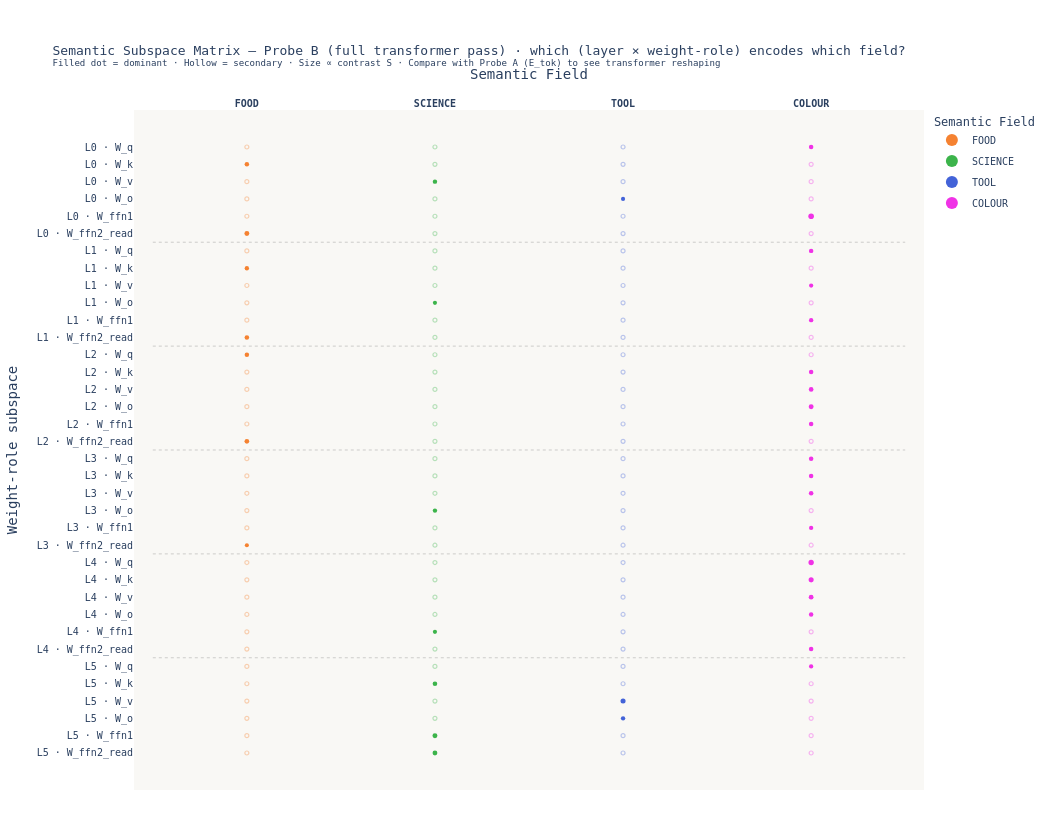

The cell this chart's notebook holds for it:
### Markdown cell above
### 3.1 — Probe B: Semantic Subspace Matrix Diagram

### Code cell
# ── §3.1 Probe B  Semantic Subspace Matrix Diagram — full transformer pass ──
# Mirrors §3.1 Probe A exactly, but uses X_pass (model.encode) instead of X_etok.
# The comparison between the two SSMs reveals transformer reshaping per subspace.
# ─────────────────────────────────────────────────────────────────────────────

print(FIELD_COLOURS)  # sanity-check colours are in scope

ALL_ROLES   = ["W_q", "W_k", "W_v", "W_o", "W_ffn1", "W_ffn2_read"]
field_names = list(SEMANTIC_FIELDS.keys())
n_fields    = len(field_names)

ROLE_FAMILY = {
    "W_q": "attn", "W_k": "attn", "W_v": "attn", "W_o": "attn",
    "W_ffn1": "ffn_primal", "W_ffn2_read": "ffn_dual",
}

# ── 1. Build full activation matrix for Probe B (X_pass) ────────────────────
col_names_full = [f"L{i}_{r}" for i in range(n_layers) for r in ALL_ROLES]
act_full_pass = np.zeros((N, n_layers * len(ALL_ROLES)))

for n_idx, word_vec in enumerate(X_pass):          # <── X_pass, not X_etok
    col = 0
    for i in range(n_layers):
        for role in ALL_ROLES:
            W = weights[(i, "W_ffn2")] if role == "W_ffn2_read" else weights[(i, role)]
            act_full_pass[n_idx, col] = activation_energy(W, word_vec, role=role)
            col += 1

df_full_pass = pd.DataFrame(act_full_pass, columns=col_names_full)
df_full_pass["word"]  = words
df_full_pass["field"] = labels

# ── 2. Compute per-(subspace, field) contrast score S ────────────────────────
subspace_keys  = [(i, r) for i in range(n_layers) for r in ALL_ROLES]
n_subspaces    = len(subspace_keys)
subspace_labels = [f"L{i} · {r}" for (i, r) in subspace_keys]

S_matrix_pass = np.zeros((n_subspaces, n_fields))

for s_idx, (i, role) in enumerate(subspace_keys):
    col = f"L{i}_{role}"
    for f_idx, field in enumerate(field_names):
        mask_f  = labels == field
        mask_nf = ~mask_f
        mu_f    = df_full_pass.loc[mask_f,  col].mean()
        mu_nf   = df_full_pass.loc[mask_nf, col].mean()
        S_matrix_pass[s_idx, f_idx] = (mu_f - mu_nf) / (mu_f + mu_nf + 1e-9)

dominant_field_idx_pass = np.argmax(S_matrix_pass, axis=1)

# ── 3. Per-subspace top-3 contributing words (Probe B) ───────────────────────
def top3_words_for_subspace_pass(i, role, field):
    col  = f"L{i}_{role}"
    mask = labels == field
    sub  = df_full_pass.loc[mask, ["word", col]].nlargest(3, col)
    return ", ".join(sub["word"].tolist())

# ── 4. Build Plotly scatter (Probe B SSM) ────────────────────────────────────
field_colour_map = {f: FIELD_COLOURS[f] for f in field_names}
DOT_MAX = 36
DOT_MIN = 4

fig_ssm_pass = go.Figure()

for f_idx, field in enumerate(field_names):
    xs, ys, sizes, hover_texts = [], [], [], []

    for s_idx, (i, role) in enumerate(subspace_keys):
        score       = S_matrix_pass[s_idx, f_idx]
        is_dominant = (dominant_field_idx_pass[s_idx] == f_idx)
        xs.append(f_idx)
        ys.append(s_idx)
        raw_size = DOT_MIN + (DOT_MAX - DOT_MIN) * abs(score)
        sizes.append(float(np.clip(raw_size, DOT_MIN, DOT_MAX)))
        top3 = top3_words_for_subspace_pass(i, role, field) if score > 0 else "—"
        hover_texts.append(
            f"<b>{field}</b> in {subspace_labels[s_idx]}<br>"
            f"Contrast S = {score:.3f}<br>"
            f"Dominant: {'✓' if is_dominant else '✗'}<br>"
            f"Role family: {ROLE_FAMILY[role]}<br>"   # ← FIX: was missing
            f"Top words: {top3}"
        )

    dom_mask  = [dominant_field_idx_pass[s_idx] == f_idx for s_idx in range(n_subspaces)]
    ndom_mask = [not m for m in dom_mask]

    fig_ssm_pass.add_trace(go.Scatter(
        x=[f_idx for s_idx, m in enumerate(dom_mask) if m],
        y=[s_idx for s_idx, m in enumerate(dom_mask) if m],
        mode="markers",
        marker=dict(
            color=field_colour_map[field],
            size=[sizes[s_idx] for s_idx, m in enumerate(dom_mask) if m],
            symbol="circle", line=dict(width=0), opacity=1.0,
        ),
        text=[hover_texts[s_idx] for s_idx, m in enumerate(dom_mask) if m],
        hovertemplate="%{text}<extra></extra>",
        name=field, legendgroup=field, showlegend=True,
    ))

    if any(ndom_mask):
        fig_ssm_pass.add_trace(go.Scatter(
            x=[f_idx for s_idx, m in enumerate(ndom_mask) if m],
            y=[s_idx for s_idx, m in enumerate(ndom_mask) if m],
            mode="markers",
            marker=dict(
                color="rgba(0,0,0,0)",
                size=[max(DOT_MIN, sizes[s_idx] * 0.55)
                      for s_idx, m in enumerate(ndom_mask) if m],
                symbol="circle",
                line=dict(width=1.2, color=field_colour_map[field]),
                opacity=0.35,
            ),
            text=[hover_texts[s_idx] for s_idx, m in enumerate(ndom_mask) if m],
            hovertemplate="%{text}<extra></extra>",
            name=field, legendgroup=field, showlegend=False,
        ))

# ── 5. Separator lines and layer annotations ─────────────────────────────────
for i in range(1, n_layers):
    sep_y = i * len(ALL_ROLES) - 0.5
    fig_ssm_pass.add_shape(
        type="line",
        x0=-0.5, x1=n_fields - 0.5,
        y0=sep_y, y1=sep_y,
        line=dict(color="rgba(120,120,120,0.35)", width=1, dash="dot"),
    )

for i in range(n_layers):
    mid_y = i * len(ALL_ROLES) + (len(ALL_ROLES) - 1) / 2
    fig_ssm_pass.add_annotation(
        x=n_fields - 0.1, y=mid_y,
        text=f"<b>Layer {i}</b>",
        showarrow=False, xanchor="left",
        font=dict(size=10, color="#666", family="monospace"),
        xref="x", yref="y",
    )

# ── 6. Layout ─────────────────────────────────────────────────────────────────
fig_ssm_pass.update_layout(
    title=dict(
        text=(
            "Semantic Subspace Matrix — Probe B (full transformer pass) · "
            "which (layer × weight-role) encodes which field?<br>"
            "<sup>Filled dot = dominant · Hollow = secondary · "
            "Size ∝ contrast S · Compare with Probe A (E_tok) to see transformer reshaping</sup>"
        ),
        font=dict(size=13, family="monospace"),
    ),
    xaxis=dict(
        tickmode="array",
        tickvals=list(range(n_fields)),
        ticktext=[f"<b>{f}</b>" for f in field_names],
        tickfont=dict(size=10, family="monospace"),
        title="Semantic Field",
        showgrid=False, zeroline=False, side="top",
        range=[-0.6, n_fields - 0.4],
    ),
    yaxis=dict(
        tickmode="array",
        tickvals=list(range(n_subspaces)),
        ticktext=[f"<span style='font-family:monospace;font-size:10px'>{lbl}</span>"
                  for lbl in subspace_labels],
        tickfont=dict(size=10, family="monospace"),
        title="Weight-role subspace",
        autorange="reversed",
        showgrid=False, zeroline=False,
    ),
    plot_bgcolor="#f9f8f5", paper_bgcolor="#ffffff",
    height=820, width=1050,
    margin=dict(l=90, r=120, t=110, b=30),
    legend=dict(
        title="Semantic Field", orientation="v",
        x=1.01, y=1.0,
        font=dict(size=10, family="monospace"),
        itemsizing="constant", tracegroupgap=2,
    ),
    font=dict(family="monospace"),
    hoverlabel=dict(font_family="monospace"),
)

fig_ssm_pass.write_image(OUTPUT_DIR / "fig_03b_semantic_subspace_matrix_pass.png", scale=2)
fig_ssm_pass.show()
print("Saved fig_03b_semantic_subspace_matrix_pass.png")

# ── 7. Summary table ──────────────────────────────────────────────────────────
df_ssm_pass = pd.DataFrame({
    "Subspace":       subspace_labels,
    "Dominant Field": [field_names[i] for i in dominant_field_idx_pass],
    "Contrast S":     [round(S_matrix_pass[s, dominant_field_idx_pass[s]], 4)
                       for s in range(n_subspaces)],
    "Top Words":      [top3_words_for_subspace_pass(*subspace_keys[s],
                           field_names[dominant_field_idx_pass[s]])
                       for s in range(n_subspaces)],
})
df_ssm_pass.to_csv(OUTPUT_DIR / "semantic_subspace_ownership_pass.csv", index=False)
print("\n=== Dominant field per subspace (Probe B — full pass) ===")
print(df_ssm_pass.to_string(index=False))

### Figure 1 — Plotly figure (JSON) as saved in the notebook; plotly's stock layout.template omitted (floating-point values rounded to 4 significant figures)
{"data": [{"hovertemplate": "%{text}<extra></extra>", "legendgroup": "FOOD", "marker": {"color": "#f58231", "line": {"width": 0}, "opacity": 1, "size": [4.504, 4.918, 4.362, 4.573, 4.483, 4.742, 4.104], "symbol": "circle"}, "mode": "markers", "name": "FOOD", "showlegend": true, "text": ["<b>FOOD</b> in L0 · W_k<br>Contrast S = 0.016<br>Dominant: ✓<br>Role family: attn<br>Top words: salad, cake, cream", "<b>FOOD</b> in L0 · W_ffn2_read<br>Contrast S = 0.029<br>Dominant: ✓<br>Role family: ffn_dual<br>Top words: cake, pasta, cream", "<b>FOOD</b> in L1 · W_k<br>Contrast S = 0.011<br>Dominant: ✓<br>Role family: attn<br>Top words: cheese, salad, cake", "<b>FOOD</b> in L1 · W_ffn2_read<br>Contrast S = 0.018<br>Dominant: ✓<br>Role family: ffn_dual<br>Top words: pasta, cheese, cake", "<b>FOOD</b> in L2 · W_q<br>Contrast S = 0.015<br>Dominant: ✓<br>Role family: attn<br>Top words: chocolate, milk, butter", "<b>FOOD</b> in L2 · W_ffn2_read<br>Contrast S = 0.023<br>Dominant: ✓<br>Role family: ffn_dual<br>Top words: cake, pasta, cream", "<b>FOOD</b> in L3 · W_ffn2_read<br>Contrast S = 0.003<br>Dominant: ✓<br>Role family: ffn_dual<br>Top words: pasta, bread, milk"], "type": "scatter", "x": [0, 0, 0, 0, 0, 0, 0], "y": [1, 5, 7, 11, 12, 17, 23]}, {"hovertemplate": "%{text}<extra></extra>", "legendgroup": "FOOD", "marker": {"color": "rgba(0,0,0,0)", "line": {"color": "#f58231", "width": 1.2}, "opacity": 0.35, "size": [4, 4, 4, 4, 4, 4, 4, 4, 4, 4, 4, 4, 4, 4, 4, 4, 4, 4, 4, 4, 4, 4, 4, 4, 4, 4, 4, 4, 4], "symbol": "circle"}, "mode": "markers", "name": "FOOD", "showlegend": false, "text": ["<b>FOOD</b> in L0 · W_q<br>Contrast S = 0.001<br>Dominant: ✗<br>Role family: attn<br>Top words: cake, cheese, beer", "<b>FOOD</b> in L0 · W_v<br>Contrast S = -0.001<br>Dominant: ✗<br>Role family: attn<br>Top words: —", "<b>FOOD</b> in L0 · W_o<br>Contrast S = -0.005<br>Dominant: ✗<br>Role family: attn<br>Top words: —", "<b>FOOD</b> in L0 · W_ffn1<br>Contrast S = 0.004<br>Dominant: ✗<br>Role family: ffn_primal<br>Top words: beer, wine, cream", "<b>FOOD</b> in L1 · W_q<br>Contrast S = 0.008<br>Dominant: ✗<br>Role family: attn<br>Top words: cake, milk, honey", "<b>FOOD</b> in L1 · W_v<br>Contrast S = 0.003<br>Dominant: ✗<br>Role family: attn<br>Top words: bread, curry, pasta", "<b>FOOD</b> in L1 · W_o<br>Contrast S = 0.003<br>Dominant: ✗<br>Role family: attn<br>Top words: salad, coffee, cream", "<b>FOOD</b> in L1 · W_ffn1<br>Contrast S = 0.001<br>Dominant: ✗<br>Role family: ffn_primal<br>Top words: milk, butter, bread", "<b>FOOD</b> in L2 · W_k<br>Contrast S = 0.008<br>Dominant: ✗<br>Role family: attn<br>Top words: cheese, salad, cake", "<b>FOOD</b> in L2 · W_v<br>Contrast S = -0.004<br>Dominant: ✗<br>Role family: attn<br>Top words: —", "<b>FOOD</b> in L2 · W_o<br>Contrast S = -0.001<br>Dominant: ✗<br>Role family: attn<br>Top words: —", "<b>FOOD</b> in L2 · W_ffn1<br>Contrast S = -0.007<br>Dominant: ✗<br>Role family: ffn_primal<br>Top words: —", "<b>FOOD</b> in L3 · W_q<br>Contrast S = -0.005<br>Dominant: ✗<br>Role family: attn<br>Top words: —", "<b>FOOD</b> in L3 · W_k<br>Contrast S = 0.013<br>Dominant: ✗<br>Role family: attn<br>Top words: cake, pasta, honey", "<b>FOOD</b> in L3 · W_v<br>Contrast S = -0.001<br>Dominant: ✗<br>Role family: attn<br>Top words: —", "<b>FOOD</b> in L3 · W_o<br>Contrast S = -0.018<br>Dominant: ✗<br>Role family: attn<br>Top words: —", "<b>FOOD</b> in L3 · W_ffn1<br>Contrast S = -0.005<br>Dominant: ✗<br>Role family: ffn_primal<br>Top words: —", "<b>FOOD</b> in L4 · W_q<br>Contrast S = -0.006<br>Dominant: ✗<br>Role family: attn<br>Top words: —", "<b>FOOD</b> in L4 · W_k<br>Contrast S = -0.001<br>Dominant: ✗<br>Role family: attn<br>Top words: —", "<b>FOOD</b> in L4 · W_v<br>Contrast S = 0.006<br>Dominant: ✗<br>Role family: attn<br>Top words: milk, chocolate, curry", "<b>FOOD</b> in L4 · W_o<br>Contrast S = -0.007<br>Dominant: ✗<br>Role family: attn<br>Top words: —", "<b>FOOD</b> in L4 · W_ffn1<br>Contrast S = 0.001<br>Dominant: ✗<br>Role family: ffn_primal<br>Top words: bread, rice, pasta", "<b>FOOD</b> in L4 · W_ffn2_read<br>Contrast S = -0.008<br>Dominant: ✗<br>Role family: ffn_dual<br>Top words: —", "<b>FOOD</b> in L5 · W_q<br>Contrast S = -0.010<br>Dominant: ✗<br>Role family: attn<br>Top words: —", "<b>FOOD</b> in L5 · W_k<br>Contrast S = -0.009<br>Dominant: ✗<br>Role family: attn<br>Top words: —", "<b>FOOD</b> in L5 · W_v<br>Contrast S = -0.011<br>Dominant: ✗<br>Role family: attn<br>Top words: —", "<b>FOOD</b> in L5 · W_o<br>Contrast S = -0.009<br>Dominant: ✗<br>Role family: attn<br>Top words: —", "<b>FOOD</b> in L5 · W_ffn1<br>Contrast S = -0.019<br>Dominant: ✗<br>Role family: ffn_primal<br>Top words: —", "<b>FOOD</b> in L5 · W_ffn2_read<br>Contrast S = -0.013<br>Dominant: ✗<br>Role family: ffn_dual<br>Top words: —"], "type": "scatter", "x": [0, 0, 0, 0, 0, 0, 0, 0, 0, 0, 0, 0, 0, 0, 0, 0, 0, 0, 0, 0, 0, 0, 0, 0, 0, 0, 0, 0, 0], "y": [0, 2, 3, 4, 6, 8, 9, 10, 13, 14, 15, 16, 18, 19, 20, 21, 22, 24, 25, 26, 27, 28, 29, 30, 31, 32, 33, 34, 35]}, {"hovertemplate": "%{text}<extra></extra>", "legendgroup": "SCIENCE", "marker": {"color": "#3cb44b", "line": {"width": 0}, "opacity": 1, "size": [4.417, 4.146, 4.361, 4.198, 4.628, 4.916, 4.823], "symbol": "circle"}, "mode": "markers", "name": "SCIENCE", "showlegend": true, "text": ["<b>SCIENCE</b> in L0 · W_v<br>Contrast S = 0.013<br>Dominant: ✓<br>Role family: attn<br>Top words: neutron, atom, atom", "<b>SCIENCE</b> in L1 · W_o<br>Contrast S = 0.005<br>Dominant: ✓<br>Role family: attn<br>Top words: entropy, mass, photon", "<b>SCIENCE</b> in L3 · W_o<br>Contrast S = 0.011<br>Dominant: ✓<br>Role family: attn<br>Top words: plasma, proton, electron", "<b>SCIENCE</b> in L4 · W_ffn1<br>Contrast S = 0.006<br>Dominant: ✓<br>Role family: ffn_primal<br>Top words: atom, atom, neutron", "<b>SCIENCE</b> in L5 · W_k<br>Contrast S = 0.020<br>Dominant: ✓<br>Role family: attn<br>Top words: virus, laser, gene", "<b>SCIENCE</b> in L5 · W_ffn1<br>Contrast S = 0.029<br>Dominant: ✓<br>Role family: ffn_primal<br>Top words: energy, atom, atom", "<b>SCIENCE</b> in L5 · W_ffn2_read<br>Contrast S = 0.026<br>Dominant: ✓<br>Role family: ffn_dual<br>Top words: energy, entropy, atom"], "type": "scatter", "x": [1, 1, 1, 1, 1, 1, 1], "y": [2, 9, 21, 28, 31, 34, 35]}, {"hovertemplate": "%{text}<extra></extra>", "legendgroup": "SCIENCE", "marker": {"color": "rgba(0,0,0,0)", "line": {"color": "#3cb44b", "width": 1.2}, "opacity": 0.35, "size": [4, 4, 4, 4, 4, 4, 4, 4, 4, 4, 4, 4, 4, 4, 4, 4, 4, 4, 4, 4, 4, 4, 4, 4, 4, 4, 4, 4, 4], "symbol": "circle"}, "mode": "markers", "name": "SCIENCE", "showlegend": false, "text": ["<b>SCIENCE</b> in L0 · W_q<br>Contrast S = -0.007<br>Dominant: ✗<br>Role family: attn<br>Top words: —", "<b>SCIENCE</b> in L0 · W_k<br>Contrast S = 0.012<br>Dominant: ✗<br>Role family: attn<br>Top words: atom, atom, energy", "<b>SCIENCE</b> in L0 · W_o<br>Contrast S = 0.003<br>Dominant: ✗<br>Role family: attn<br>Top words: force, energy, photon", "<b>SCIENCE</b> in L0 · W_ffn1<br>Contrast S = -0.020<br>Dominant: ✗<br>Role family: ffn_primal<br>Top words: —", "<b>SCIENCE</b> in L0 · W_ffn2_read<br>Contrast S = -0.025<br>Dominant: ✗<br>Role family: ffn_dual<br>Top words: —", "<b>SCIENCE</b> in L1 · W_q<br>Contrast S = -0.017<br>Dominant: ✗<br>Role family: attn<br>Top words: —", "<b>SCIENCE</b> in L1 · W_k<br>Contrast S = 0.002<br>Dominant: ✗<br>Role family: attn<br>Top words: mass, gene, proton", "<b>SCIENCE</b> in L1 · W_v<br>Contrast S = 0.005<br>Dominant: ✗<br>Role family: attn<br>Top words: energy, gravity, electron", "<b>SCIENCE</b> in L1 · W_ffn1<br>Contrast S = 0.003<br>Dominant: ✗<br>Role family: ffn_primal<br>Top words: magnet, circuit, proton", "<b>SCIENCE</b> in L1 · W_ffn2_read<br>Contrast S = -0.007<br>Dominant: ✗<br>Role family: ffn_dual<br>Top words: —", "<b>SCIENCE</b> in L2 · W_q<br>Contrast S = -0.003<br>Dominant: ✗<br>Role family: attn<br>Top words: —", "<b>SCIENCE</b> in L2 · W_k<br>Contrast S = -0.005<br>Dominant: ✗<br>Role family: attn<br>Top words: —", "<b>SCIENCE</b> in L2 · W_v<br>Contrast S = 0.014<br>Dominant: ✗<br>Role family: attn<br>Top words: gravity, energy, cell", "<b>SCIENCE</b> in L2 · W_o<br>Contrast S = -0.020<br>Dominant: ✗<br>Role family: attn<br>Top words: —", "<b>SCIENCE</b> in L2 · W_ffn1<br>Contrast S = 0.005<br>Dominant: ✗<br>Role family: ffn_primal<br>Top words: gravity, force, energy", "<b>SCIENCE</b> in L2 · W_ffn2_read<br>Contrast S = -0.018<br>Dominant: ✗<br>Role family: ffn_dual<br>Top words: —", "<b>SCIENCE</b> in L3 · W_q<br>Contrast S = -0.000<br>Dominant: ✗<br>Role family: attn<br>Top words: —", "<b>SCIENCE</b> in L3 · W_k<br>Contrast S = -0.001<br>Dominant: ✗<br>Role family: attn<br>Top words: —", "<b>SCIENCE</b> in L3 · W_v<br>Contrast S = 0.002<br>Dominant: ✗<br>Role family: attn<br>Top words: energy, gravity, force", "<b>SCIENCE</b> in L3 · W_ffn1<br>Contrast S = 0.005<br>Dominant: ✗<br>Role family: ffn_primal<br>Top words: mass, energy, gravity", "<b>SCIENCE</b> in L3 · W_ffn2_read<br>Contrast S = -0.002<br>Dominant: ✗<br>Role family: ffn_dual<br>Top words: —", "<b>SCIENCE</b> in L4 · W_q<br>Contrast S = -0.021<br>Dominant: ✗<br>Role family: attn<br>Top words: —", "<b>SCIENCE</b> in L4 · W_k<br>Contrast S = -0.011<br>Dominant: ✗<br>Role family: attn<br>Top words: —", "<b>SCIENCE</b> in L4 · W_v<br>Contrast S = 0.001<br>Dominant: ✗<br>Role family: attn<br>Top words: virus, gravity, photon", "<b>SCIENCE</b> in L4 · W_o<br>Contrast S = -0.010<br>Dominant: ✗<br>Role family: attn<br>Top words: —", "<b>SCIENCE</b> in L4 · W_ffn2_read<br>Contrast S = 0.003<br>Dominant: ✗<br>Role family: ffn_dual<br>Top words: circuit, virus, gravity", "<b>SCIENCE</b> in L5 · W_q<br>Contrast S = 0.008<br>Dominant: ✗<br>Role family: attn<br>Top words: cell, magnet, atom", "<b>SCIENCE</b> in L5 · W_v<br>Contrast S = 0.008<br>Dominant: ✗<br>Role family: attn<br>Top words: laser, neutron, gravity", "<b>SCIENCE</b> in L5 · W_o<br>Contrast S = 0.005<br>Dominant: ✗<br>Role family: attn<br>Top words: enzyme, circuit, gene"], "type": "scatter", "x": [1, 1, 1, 1, 1, 1, 1, 1, 1, 1, 1, 1, 1, 1, 1, 1, 1, 1, 1, 1, 1, 1, 1, 1, 1, 1, 1, 1, 1], "y": [0, 1, 3, 4, 5, 6, 7, 8, 10, 11, 12, 13, 14, 15, 16, 17, 18, 19, 20, 22, 23, 24, 25, 26, 27, 29, 30, 32, 33]}, {"hovertemplate": "%{text}<extra></extra>", "legendgroup": "TOOL", "marker": {"color": "#4363d8", "line": {"width": 0}, "opacity": 1, "size": [4.167, 5.067, 4.349], "symbol": "circle"}, "mode": "markers", "name": "TOOL", "showlegend": true, "text": ["<b>TOOL</b> in L0 · W_o<br>Contrast S = 0.005<br>Dominant: ✓<br>Role family: attn<br>Top words: hook, hook, forge", "<b>TOOL</b> in L5 · W_v<br>Contrast S = 0.033<br>Dominant: ✓<br>Role family: attn<br>Top words: lever, forge, wheel", "<b>TOOL</b> in L5 · W_o<br>Contrast S = 0.011<br>Dominant: ✓<br>Role family: attn<br>Top words: lever, spring, hook"], "type": "scatter", "x": [2, 2, 2], "y": [3, 32, 33]}, {"hovertemplate": "%{text}<extra></extra>", "legendgroup": "TOOL", "marker": {"color": "rgba(0,0,0,0)", "line": {"color": "#4363d8", "width": 1.2}, "opacity": 0.35, "size": [4, 4, 4, 4, 4, 4, 4, 4, 4, 4, 4, 4, 4, 4, 4, 4, 4, 4, 4, 4, 4, 4, 4, 4, 4, 4, 4, 4, 4, 4, 4, 4, 4], "symbol": "circle"}, "mode": "markers", "name": "TOOL", "showlegend": false, "text": ["<b>TOOL</b> in L0 · W_q<br>Contrast S = -0.009<br>Dominant: ✗<br>Role family: attn<br>Top words: —", "<b>TOOL</b> in L0 · W_k<br>Contrast S = 0.005<br>Dominant: ✗<br>Role family: attn<br>Top words: axle, axle, screw", "<b>TOOL</b> in L0 · W_v<br>Contrast S = -0.023<br>Dominant: ✗<br>Role family: attn<br>Top words: —", "<b>TOOL</b> in L0 · W_ffn1<br>Contrast S = -0.036<br>Dominant: ✗<br>Role family: ffn_primal<br>Top words: —", "<b>TOOL</b> in L0 · W_ffn2_read<br>Contrast S = 0.026<br>Dominant: ✗<br>Role family: ffn_dual<br>Top words: hook, hook, hammer", "<b>TOOL</b> in L1 · W_q<br>Contrast S = -0.006<br>Dominant: ✗<br>Role family: attn<br>Top words: —", "<b>TOOL</b> in L1 · W_k<br>Contrast S = -0.013<br>Dominant: ✗<br>Role family: attn<br>Top words: —", "<b>TOOL</b> in L1 · W_v<br>Contrast S = -0.016<br>Dominant: ✗<br>Role family: attn<br>Top words: —", "<b>TOOL</b> in L1 · W_o<br>Contrast S = 0.003<br>Dominant: ✗<br>Role family: attn<br>Top words: bolt, saw, blade", "<b>TOOL</b> in L1 · W_ffn1<br>Contrast S = -0.016<br>Dominant: ✗<br>Role family: ffn_primal<br>Top words: —", "<b>TOOL</b> in L1 · W_ffn2_read<br>Contrast S = 0.003<br>Dominant: ✗<br>Role family: ffn_dual<br>Top words: hammer, knife, hook", "<b>TOOL</b> in L2 · W_q<br>Contrast S = -0.020<br>Dominant: ✗<br>Role family: attn<br>Top words: —", "<b>TOOL</b> in L2 · W_k<br>Contrast S = -0.018<br>Dominant: ✗<br>Role family: attn<br>Top words: —", "<b>TOOL</b> in L2 · W_v<br>Contrast S = -0.030<br>Dominant: ✗<br>Role family: attn<br>Top words: —", "<b>TOOL</b> in L2 · W_o<br>Contrast S = -0.009<br>Dominant: ✗<br>Role family: attn<br>Top words: —", "<b>TOOL</b> in L2 · W_ffn1<br>Contrast S = -0.014<br>Dominant: ✗<br>Role family: ffn_primal<br>Top words: —", "<b>TOOL</b> in L2 · W_ffn2_read<br>Contrast S = 0.012<br>Dominant: ✗<br>Role family: ffn_dual<br>Top words: hook, hook, hammer", "<b>TOOL</b> in L3 · W_q<br>Contrast S = -0.012<br>Dominant: ✗<br>Role family: attn<br>Top words: —", "<b>TOOL</b> in L3 · W_k<br>Contrast S = -0.029<br>Dominant: ✗<br>Role family: attn<br>Top words: —", "<b>TOOL</b> in L3 · W_v<br>Contrast S = -0.018<br>Dominant: ✗<br>Role family: attn<br>Top words: —", "<b>TOOL</b> in L3 · W_o<br>Contrast S = 0.010<br>Dominant: ✗<br>Role family: attn<br>Top words: saw, lever, drill", "<b>TOOL</b> in L3 · W_ffn1<br>Contrast S = -0.010<br>Dominant: ✗<br>Role family: ffn_primal<br>Top words: —", "<b>TOOL</b> in L3 · W_ffn2_read<br>Contrast S = -0.003<br>Dominant: ✗<br>Role family: ffn_dual<br>Top words: —", "<b>TOOL</b> in L4 · W_q<br>Contrast S = -0.016<br>Dominant: ✗<br>Role family: attn<br>Top words: —", "<b>TOOL</b> in L4 · W_k<br>Contrast S = -0.022<br>Dominant: ✗<br>Role family: attn<br>Top words: —", "<b>TOOL</b> in L4 · W_v<br>Contrast S = -0.032<br>Dominant: ✗<br>Role family: attn<br>Top words: —", "<b>TOOL</b> in L4 · W_o<br>Contrast S = 0.005<br>Dominant: ✗<br>Role family: attn<br>Top words: nail, hammer, bolt", "<b>TOOL</b> in L4 · W_ffn1<br>Contrast S = -0.005<br>Dominant: ✗<br>Role family: ffn_primal<br>Top words: —", "<b>TOOL</b> in L4 · W_ffn2_read<br>Contrast S = -0.011<br>Dominant: ✗<br>Role family: ffn_dual<br>Top words: —", "<b>TOOL</b> in L5 · W_q<br>Contrast S = -0.008<br>Dominant: ✗<br>Role family: attn<br>Top words: —", "<b>TOOL</b> in L5 · W_k<br>Contrast S = -0.019<br>Dominant: ✗<br>Role family: attn<br>Top words: —", "<b>TOOL</b> in L5 · W_ffn1<br>Contrast S = 0.005<br>Dominant: ✗<br>Role family: ffn_primal<br>Top words: axle, axle, drill", "<b>TOOL</b> in L5 · W_ffn2_read<br>Contrast S = -0.008<br>Dominant: ✗<br>Role family: ffn_dual<br>Top words: —"], "type": "scatter", "x": [2, 2, 2, 2, 2, 2, 2, 2, 2, 2, 2, 2, 2, 2, 2, 2, 2, 2, 2, 2, 2, 2, 2, 2, 2, 2, 2, 2, 2, 2, 2, 2, 2], "y": [0, 1, 2, 4, 5, 6, 7, 8, 9, 10, 11, 12, 13, 14, 15, 16, 17, 18, 19, 20, 21, 22, 23, 24, 25, 26, 27, 28, 29, 30, 31, 34, 35]}, {"hovertemplate": "%{text}<extra></extra>", "legendgroup": "COLOUR", "marker": {"color": "#f032e6", "line": {"width": 0}, "opacity": 1, "size": [4.471, 5.593, 4.467, 4.259, 4.364, 4.488, 4.651, 4.901, 4.504, 4.524, 4.51, 4.554, 4.328, 5.315, 5.057, 4.778, 4.414, 4.515, 4.308], "symbol": "circle"}, "mode": "markers", "name": "COLOUR", "showlegend": true, "text": ["<b>COLOUR</b> in L0 · W_q<br>Contrast S = 0.015<br>Dominant: ✓<br>Role family: attn<br>Top words: gold, brown, grey", "<b>COLOUR</b> in L0 · W_ffn1<br>Contrast S = 0.050<br>Dominant: ✓<br>Role family: ffn_primal<br>Top words: blue, black, brown", "<b>COLOUR</b> in L1 · W_q<br>Contrast S = 0.015<br>Dominant: ✓<br>Role family: attn<br>Top words: gold, white, blue", "<b>COLOUR</b> in L1 · W_v<br>Contrast S = 0.008<br>Dominant: ✓<br>Role family: attn<br>Top words: purple, indigo, black", "<b>COLOUR</b> in L1 · W_ffn1<br>Contrast S = 0.011<br>Dominant: ✓<br>Role family: ffn_primal<br>Top words: silver, gold, white", "<b>COLOUR</b> in L2 · W_k<br>Contrast S = 0.015<br>Dominant: ✓<br>Role family: attn<br>Top words: blue, gold, purple", "<b>COLOUR</b> in L2 · W_v<br>Contrast S = 0.020<br>Dominant: ✓<br>Role family: attn<br>Top words: black, purple, white", "<b>COLOUR</b> in L2 · W_o<br>Contrast S = 0.028<br>Dominant: ✓<br>Role family: attn<br>Top words: beige, grey, grey", "<b>COLOUR</b> in L2 · W_ffn1<br>Contrast S = 0.016<br>Dominant: ✓<br>Role family: ffn_primal<br>Top words: silver, white, indigo", "<b>COLOUR</b> in L3 · W_q<br>Contrast S = 0.016<br>Dominant: ✓<br>Role family: attn<br>Top words: white, grey, grey", "<b>COLOUR</b> in L3 · W_k<br>Contrast S = 0.016<br>Dominant: ✓<br>Role family: attn<br>Top words: blue, pink, gold", "<b>COLOUR</b> in L3 · W_v<br>Contrast S = 0.017<br>Dominant: ✓<br>Role family: attn<br>Top words: indigo, gold, black", "<b>COLOUR</b> in L3 · W_ffn1<br>Contrast S = 0.010<br>Dominant: ✓<br>Role family: ffn_primal<br>Top words: silver, azure, gold", "<b>COLOUR</b> in L4 · W_q<br>Contrast S = 0.041<br>Dominant: ✓<br>Role family: attn<br>Top words: blue, gold, white", "<b>COLOUR</b> in L4 · W_k<br>Contrast S = 0.033<br>Dominant: ✓<br>Role family: attn<br>Top words: blue, green, gold", "<b>COLOUR</b> in L4 · W_v<br>Contrast S = 0.024<br>Dominant: ✓<br>Role family: attn<br>Top words: beige, indigo, black", "<b>COLOUR</b> in L4 · W_o<br>Contrast S = 0.013<br>Dominant: ✓<br>Role family: attn<br>Top words: green, violet, violet", "<b>COLOUR</b> in L4 · W_ffn2_read<br>Contrast S = 0.016<br>Dominant: ✓<br>Role family: ffn_dual<br>Top words: blue, pink, black", "<b>COLOUR</b> in L5 · W_q<br>Contrast S = 0.010<br>Dominant: ✓<br>Role family: attn<br>Top words: black, indigo, silver"], "type": "scatter", "x": [3, 3, 3, 3, 3, 3, 3, 3, 3, 3, 3, 3, 3, 3, 3, 3, 3, 3, 3], "y": [0, 4, 6, 8, 10, 13, 14, 15, 16, 18, 19, 20, 22, 24, 25, 26, 27, 29, 30]}, {"hovertemplate": "%{text}<extra></extra>", "legendgroup": "COLOUR", "marker": {"color": "rgba(0,0,0,0)", "line": {"color": "#f032e6", "width": 1.2}, "opacity": 0.35, "size": [4, 4, 4, 4, 4, 4, 4, 4, 4, 4, 4, 4, 4, 4, 4, 4, 4], "symbol": "circle"}, "mode": "markers", "name": "COLOUR", "showlegend": false, "text": ["<b>COLOUR</b> in L0 · W_k<br>Contrast S = -0.033<br>Dominant: ✗<br>Role family: attn<br>Top words: —", "<b>COLOUR</b> in L0 · W_v<br>Contrast S = 0.011<br>Dominant: ✗<br>Role family: attn<br>Top words: brown, gold, blue", "<b>COLOUR</b> in L0 · W_o<br>Contrast S = -0.003<br>Dominant: ✗<br>Role family: attn<br>Top words: —", "<b>COLOUR</b> in L0 · W_ffn2_read<br>Contrast S = -0.032<br>Dominant: ✗<br>Role family: ffn_dual<br>Top words: —", "<b>COLOUR</b> in L1 · W_k<br>Contrast S = -0.001<br>Dominant: ✗<br>Role family: attn<br>Top words: —", "<b>COLOUR</b> in L1 · W_o<br>Contrast S = -0.010<br>Dominant: ✗<br>Role family: attn<br>Top words: —", "<b>COLOUR</b> in L1 · W_ffn2_read<br>Contrast S = -0.015<br>Dominant: ✗<br>Role family: ffn_dual<br>Top words: —", "<b>COLOUR</b> in L2 · W_q<br>Contrast S = 0.008<br>Dominant: ✗<br>Role family: attn<br>Top words: white, gold, black", "<b>COLOUR</b> in L2 · W_ffn2_read<br>Contrast S = -0.018<br>Dominant: ✗<br>Role family: ffn_dual<br>Top words: —", "<b>COLOUR</b> in L3 · W_o<br>Contrast S = -0.003<br>Dominant: ✗<br>Role family: attn<br>Top words: —", "<b>COLOUR</b> in L3 · W_ffn2_read<br>Contrast S = 0.002<br>Dominant: ✗<br>Role family: ffn_dual<br>Top words: gold, black, indigo", "<b>COLOUR</b> in L4 · W_ffn1<br>Contrast S = -0.002<br>Dominant: ✗<br>Role family: ffn_primal<br>Top words: —", "<b>COLOUR</b> in L5 · W_k<br>Contrast S = 0.008<br>Dominant: ✗<br>Role family: attn<br>Top words: pink, azure, red", "<b>COLOUR</b> in L5 · W_v<br>Contrast S = -0.032<br>Dominant: ✗<br>Role family: attn<br>Top words: —", "<b>COLOUR</b> in L5 · W_o<br>Contrast S = -0.006<br>Dominant: ✗<br>Role family: attn<br>Top words: —", "<b>COLOUR</b> in L5 · W_ffn1<br>Contrast S = -0.016<br>Dominant: ✗<br>Role family: ffn_primal<br>Top words: —", "<b>COLOUR</b> in L5 · W_ffn2_read<br>Contrast S = -0.005<br>Dominant: ✗<br>Role family: ffn_dual<br>Top words: —"], "type": "scatter", "x": [3, 3, 3, 3, 3, 3, 3, 3, 3, 3, 3, 3, 3, 3, 3, 3, 3], "y": [1, 2, 3, 5, 7, 9, 11, 12, 17, 21, 23, 28, 31, 32, 33, 34, 35]}], "layout": {"annotations": [{"font": {"color": "#666", "family": "monospace", "size": 10}, "showarrow": false, "text": "<b>Layer 0</b>", "x": 3.9, "xanchor": "left", "xref": "x", "y": 2.5, "yref": "y"}, {"font": {"color": "#666", "family": "monospace", "size": 10}, "showarrow": false, "text": "<b>Layer 1</b>", "x": 3.9, "xanchor": "left", "xref": "x", "y": 8.5, "yref": "y"}, {"font": {"color": "#666", "family": "monospace", "size": 10}, "showarrow": false, "text": "<b>Layer 2</b>", "x": 3.9, "xanchor": "left", "xref": "x", "y": 14.5, "yref": "y"}, {"font": {"color": "#666", "family": "monospace", "size": 10}, "showarrow": false, "text": "<b>Layer 3</b>", "x": 3.9, "xanchor": "left", "xref": "x", "y": 20.5, "yref": "y"}, {"font": {"color": "#666", "family": "monospace", "size": 10}, "showarrow": false, "text": "<b>Layer 4</b>", "x": 3.9, "xanchor": "left", "xref": "x", "y": 26.5, "yref": "y"}, {"font": {"color": "#666", "family": "monospace", "size": 10}, "showarrow": false, "text": "<b>Layer 5</b>", "x": 3.9, "xanchor": "left", "xref": "x", "y": 32.5, "yref": "y"}], "font": {"family": "monospace"}, "height": 820, "hoverlabel": {"font": {"family": "monospace"}}, "legend": {"font": {"family": "monospace", "size": 10}, "itemsizing": "constant", "orientation": "v", "title": {"text": "Semantic Field"}, "tracegroupgap": 2, "x": 1.01, "y": 1}, "margin": {"b": 30, "l": 90, "r": 120, "t": 110}, "paper_bgcolor": "#ffffff", "plot_bgcolor": "#f9f8f5", "shapes": [{"line": {"color": "rgba(120,120,120,0.35)", "dash": "dot", "width": 1}, "type": "line", "x0": -0.5, "x1": 3.5, "y0": 5.5, "y1": 5.5}, {"line": {"color": "rgba(120,120,120,0.35)", "dash": "dot", "width": 1}, "type": "line", "x0": -0.5, "x1": 3.5, "y0": 11.5, "y1": 11.5}, {"line": {"color": "rgba(120,120,120,0.35)", "dash": "dot", "width": 1}, "type": "line", "x0": -0.5, "x1": 3.5, "y0": 17.5, "y1": 17.5}, {"line": {"color": "rgba(120,120,120,0.35)", "dash": "dot", "width": 1}, "type": "line", "x0": -0.5, "x1": 3.5, "y0": 23.5, "y1": 23.5}, {"line": {"color": "rgba(120,120,120,0.35)", "dash": "dot", "width": 1}, "type": "line", "x0": -0.5, "x1": 3.5, "y0": 29.5, "y1": 29.5}], "title": {"font": {"family": "monospace", "size": 13}, "text": "Semantic Subspace Matrix — Probe B (full transformer pass) · which (layer × weight-role) encodes which field?<br><sup>Filled dot = dominant · Hollow = secondary · Size ∝ contrast S · Compare with Probe A (E_tok) to see transformer reshaping</sup>"}, "width": 1050, "xaxis": {"range": [-0.6, 3.6], "showgrid": false, "side": "top", "tickfont": {"family": "monospace", "size": 10}, "tickmode": "array", "ticktext": ["<b>FOOD</b>", "<b>SCIENCE</b>", "<b>TOOL</b>", "<b>COLOUR</b>"], "tickvals": [0, 1, 2, 3], "title": {"text": "Semantic Field"}, "zeroline": false}, "yaxis": {"autorange": "reversed", "showgrid": false, "tickfont": {"family": "monospace", "size": 10}, "tickmode": "array", "ticktext": ["<span style='font-family:monospace;font-size:10px'>L0 · W_q</span>", "<span style='font-family:monospace;font-size:10px'>L0 · W_k</span>", "<span style='font-family:monospace;font-size:10px'>L0 · W_v</span>", "<span style='font-family:monospace;font-size:10px'>L0 · W_o</span>", "<span style='font-family:monospace;font-size:10px'>L0 · W_ffn1</span>", "<span style='font-family:monospace;font-size:10px'>L0 · W_ffn2_read</span>", "<span style='font-family:monospace;font-size:10px'>L1 · W_q</span>", "<span style='font-family:monospace;font-size:10px'>L1 · W_k</span>", "<span style='font-family:monospace;font-size:10px'>L1 · W_v</span>", "<span style='font-family:monospace;font-size:10px'>L1 · W_o</span>", "<span style='font-family:monospace;font-size:10px'>L1 · W_ffn1</span>", "<span style='font-family:monospace;font-size:10px'>L1 · W_ffn2_read</span>", "<span style='font-family:monospace;font-size:10px'>L2 · W_q</span>", "<span style='font-family:monospace;font-size:10px'>L2 · W_k</span>", "<span style='font-family:monospace;font-size:10px'>L2 · W_v</span>", "<span style='font-family:monospace;font-size:10px'>L2 · W_o</span>", "<span style='font-family:monospace;font-size:10px'>L2 · W_ffn1</span>", "<span style='font-family:monospace;font-size:10px'>L2 · W_ffn2_read</span>", "<span style='font-family:monospace;font-size:10px'>L3 · W_q</span>", "<span style='font-family:monospace;font-size:10px'>L3 · W_k</span>", "<span style='font-family:monospace;font-size:10px'>L3 · W_v</span>", "<span style='font-family:monospace;font-size:10px'>L3 · W_o</span>", "<span style='font-family:monospace;font-size:10px'>L3 · W_ffn1</span>", "<span style='font-family:monospace;font-size:10px'>L3 · W_ffn2_read</span>", "<span style='font-family:monospace;font-size:10px'>L4 · W_q</span>", "<span style='font-family:monospace;font-size:10px'>L4 · W_k</span>", "<span style='font-family:monospace;font-size:10px'>L4 · W_v</span>", "<span style='font-family:monospace;font-size:10px'>L4 · W_o</span>", "<span style='font-family:monospace;font-size:10px'>L4 · W_ffn1</span>", "<span style='font-family:monospace;font-size:10px'>L4 · W_ffn2_read</span>", "<span style='font-family:monospace;font-size:10px'>L5 · W_q</span>", "<span style='font-family:monospace;font-size:10px'>L5 · W_k</span>", "<span style='font-family:monospace;font-size:10px'>L5 · W_v</span>", "<span style='font-family:monospace;font-size:10px'>L5 · W_o</span>", "<span style='font-family:monospace;font-size:10px'>L5 · W_ffn1</span>", "<span style='font-family:monospace;font-size:10px'>L5 · W_ffn2_read</span>"], "tickvals": [0, 1, 2, 3, 4, 5, 6, 7, 8, 9, 10, 11, 12, 13, 14, 15, 16, 17, 18, 19, 20, 21, 22, 23, 24, 25, 26, 27, 28, 29, 30, 31, 32, 33, 34, 35], "title": {"text": "Weight-role subspace"}, "zeroline": false}}}
